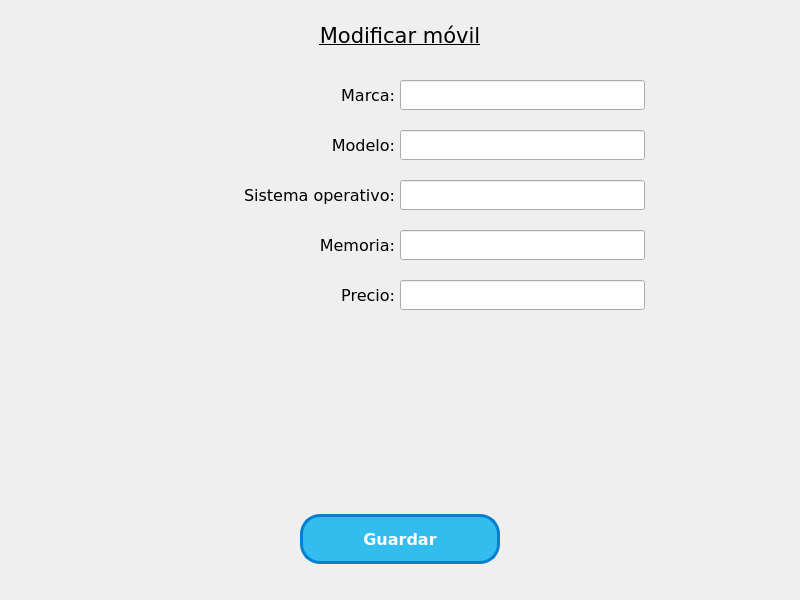
<?xml version="1.0" encoding="UTF-8"?>
<ui version="4.0">
 <class>window_update</class>
 <widget class="QMainWindow" name="window_update">
  <property name="geometry">
   <rect>
    <x>0</x>
    <y>0</y>
    <width>800</width>
    <height>600</height>
   </rect>
  </property>
  <property name="sizePolicy">
   <sizepolicy hsizetype="Preferred" vsizetype="Preferred">
    <horstretch>1</horstretch>
    <verstretch>0</verstretch>
   </sizepolicy>
  </property>
  <property name="minimumSize">
   <size>
    <width>800</width>
    <height>600</height>
   </size>
  </property>
  <property name="maximumSize">
   <size>
    <width>800</width>
    <height>600</height>
   </size>
  </property>
  <property name="font">
   <font>
    <family>Verdana</family>
    <pointsize>10</pointsize>
   </font>
  </property>
  <property name="windowTitle">
   <string>Móviles</string>
  </property>
  <property name="windowIcon">
   <iconset resource="images/images.qrc">
    <normaloff>:/icons/icon_mobile_phone.png</normaloff>:/icons/icon_mobile_phone.png</iconset>
  </property>
  <property name="iconSize">
   <size>
    <width>32</width>
    <height>32</height>
   </size>
  </property>
  <widget class="QWidget" name="centralwidget">
   <widget class="QLabel" name="lbl_title">
    <property name="geometry">
     <rect>
      <x>200</x>
      <y>10</y>
      <width>400</width>
      <height>50</height>
     </rect>
    </property>
    <property name="sizePolicy">
     <sizepolicy hsizetype="Expanding" vsizetype="Fixed">
      <horstretch>0</horstretch>
      <verstretch>0</verstretch>
     </sizepolicy>
    </property>
    <property name="font">
     <font>
      <family>Verdana</family>
      <pointsize>16</pointsize>
      <underline>true</underline>
     </font>
    </property>
    <property name="text">
     <string>Modificar móvil</string>
    </property>
    <property name="alignment">
     <set>Qt::AlignCenter</set>
    </property>
   </widget>
   <widget class="QLabel" name="lbl_model">
    <property name="geometry">
     <rect>
      <x>150</x>
      <y>130</y>
      <width>245</width>
      <height>30</height>
     </rect>
    </property>
    <property name="sizePolicy">
     <sizepolicy hsizetype="Fixed" vsizetype="Fixed">
      <horstretch>0</horstretch>
      <verstretch>0</verstretch>
     </sizepolicy>
    </property>
    <property name="font">
     <font>
      <family>Verdana</family>
      <pointsize>12</pointsize>
     </font>
    </property>
    <property name="text">
     <string>Modelo:</string>
    </property>
    <property name="alignment">
     <set>Qt::AlignRight|Qt::AlignTrailing|Qt::AlignVCenter</set>
    </property>
   </widget>
   <widget class="QLineEdit" name="txt_model">
    <property name="geometry">
     <rect>
      <x>400</x>
      <y>130</y>
      <width>245</width>
      <height>30</height>
     </rect>
    </property>
    <property name="sizePolicy">
     <sizepolicy hsizetype="Fixed" vsizetype="Fixed">
      <horstretch>0</horstretch>
      <verstretch>0</verstretch>
     </sizepolicy>
    </property>
    <property name="font">
     <font>
      <family>Verdana</family>
      <pointsize>12</pointsize>
     </font>
    </property>
   </widget>
   <widget class="QLabel" name="lbl_os">
    <property name="geometry">
     <rect>
      <x>150</x>
      <y>180</y>
      <width>245</width>
      <height>30</height>
     </rect>
    </property>
    <property name="sizePolicy">
     <sizepolicy hsizetype="Fixed" vsizetype="Fixed">
      <horstretch>0</horstretch>
      <verstretch>0</verstretch>
     </sizepolicy>
    </property>
    <property name="font">
     <font>
      <family>Verdana</family>
      <pointsize>12</pointsize>
     </font>
    </property>
    <property name="text">
     <string>Sistema operativo:</string>
    </property>
    <property name="alignment">
     <set>Qt::AlignRight|Qt::AlignTrailing|Qt::AlignVCenter</set>
    </property>
   </widget>
   <widget class="QLineEdit" name="txt_os">
    <property name="geometry">
     <rect>
      <x>400</x>
      <y>180</y>
      <width>245</width>
      <height>30</height>
     </rect>
    </property>
    <property name="sizePolicy">
     <sizepolicy hsizetype="Fixed" vsizetype="Fixed">
      <horstretch>0</horstretch>
      <verstretch>0</verstretch>
     </sizepolicy>
    </property>
    <property name="font">
     <font>
      <family>Verdana</family>
      <pointsize>12</pointsize>
     </font>
    </property>
   </widget>
   <widget class="QLabel" name="lbl_memory">
    <property name="geometry">
     <rect>
      <x>150</x>
      <y>230</y>
      <width>245</width>
      <height>30</height>
     </rect>
    </property>
    <property name="sizePolicy">
     <sizepolicy hsizetype="Fixed" vsizetype="Fixed">
      <horstretch>0</horstretch>
      <verstretch>0</verstretch>
     </sizepolicy>
    </property>
    <property name="font">
     <font>
      <pointsize>12</pointsize>
     </font>
    </property>
    <property name="text">
     <string>Memoria:</string>
    </property>
    <property name="alignment">
     <set>Qt::AlignRight|Qt::AlignTrailing|Qt::AlignVCenter</set>
    </property>
   </widget>
   <widget class="QLineEdit" name="txt_memory">
    <property name="geometry">
     <rect>
      <x>400</x>
      <y>230</y>
      <width>245</width>
      <height>30</height>
     </rect>
    </property>
    <property name="sizePolicy">
     <sizepolicy hsizetype="Fixed" vsizetype="Fixed">
      <horstretch>0</horstretch>
      <verstretch>0</verstretch>
     </sizepolicy>
    </property>
    <property name="font">
     <font>
      <pointsize>12</pointsize>
     </font>
    </property>
   </widget>
   <widget class="QLabel" name="lbl_price">
    <property name="geometry">
     <rect>
      <x>150</x>
      <y>280</y>
      <width>245</width>
      <height>30</height>
     </rect>
    </property>
    <property name="sizePolicy">
     <sizepolicy hsizetype="Fixed" vsizetype="Fixed">
      <horstretch>0</horstretch>
      <verstretch>0</verstretch>
     </sizepolicy>
    </property>
    <property name="font">
     <font>
      <pointsize>12</pointsize>
     </font>
    </property>
    <property name="text">
     <string>Precio:</string>
    </property>
    <property name="alignment">
     <set>Qt::AlignRight|Qt::AlignTrailing|Qt::AlignVCenter</set>
    </property>
   </widget>
   <widget class="QLineEdit" name="txt_price">
    <property name="geometry">
     <rect>
      <x>400</x>
      <y>280</y>
      <width>245</width>
      <height>30</height>
     </rect>
    </property>
    <property name="sizePolicy">
     <sizepolicy hsizetype="Fixed" vsizetype="Fixed">
      <horstretch>0</horstretch>
      <verstretch>0</verstretch>
     </sizepolicy>
    </property>
    <property name="font">
     <font>
      <family>Verdana</family>
      <pointsize>12</pointsize>
     </font>
    </property>
   </widget>
   <widget class="QPushButton" name="btn_save">
    <property name="geometry">
     <rect>
      <x>300</x>
      <y>514</y>
      <width>200</width>
      <height>50</height>
     </rect>
    </property>
    <property name="font">
     <font>
      <family>Verdana</family>
      <pointsize>-1</pointsize>
      <weight>75</weight>
      <bold>true</bold>
     </font>
    </property>
    <property name="styleSheet">
     <string notr="true">	background-color:#33bdef;
	border-radius:20px;
	border:3px solid #057fd0;
	color:#ffffff;
	font-family:Verdana;
	font-size:16px;
	font-weight:bold;
</string>
    </property>
    <property name="text">
     <string>Guardar</string>
    </property>
    <property name="icon">
     <iconset resource="images/images.qrc">
      <normaloff>:/icons/icon_save.png</normaloff>:/icons/icon_save.png</iconset>
    </property>
    <property name="iconSize">
     <size>
      <width>32</width>
      <height>32</height>
     </size>
    </property>
   </widget>
   <widget class="QLabel" name="lbl_brand">
    <property name="geometry">
     <rect>
      <x>150</x>
      <y>80</y>
      <width>245</width>
      <height>30</height>
     </rect>
    </property>
    <property name="sizePolicy">
     <sizepolicy hsizetype="Fixed" vsizetype="Fixed">
      <horstretch>1</horstretch>
      <verstretch>0</verstretch>
     </sizepolicy>
    </property>
    <property name="font">
     <font>
      <family>Verdana</family>
      <pointsize>12</pointsize>
     </font>
    </property>
    <property name="text">
     <string>Marca:</string>
    </property>
    <property name="alignment">
     <set>Qt::AlignRight|Qt::AlignTrailing|Qt::AlignVCenter</set>
    </property>
   </widget>
   <widget class="QLineEdit" name="txt_brand">
    <property name="geometry">
     <rect>
      <x>400</x>
      <y>80</y>
      <width>245</width>
      <height>30</height>
     </rect>
    </property>
    <property name="sizePolicy">
     <sizepolicy hsizetype="Fixed" vsizetype="Fixed">
      <horstretch>0</horstretch>
      <verstretch>0</verstretch>
     </sizepolicy>
    </property>
    <property name="font">
     <font>
      <family>Verdana</family>
      <pointsize>12</pointsize>
     </font>
    </property>
   </widget>
  </widget>
  <action name="menu_registrar">
   <property name="text">
    <string>Registrar móvil</string>
   </property>
  </action>
  <action name="menu_listar_text">
   <property name="text">
    <string>Listar móviles (TextEdit)</string>
   </property>
  </action>
  <action name="menu_salir">
   <property name="text">
    <string>Salir</string>
   </property>
  </action>
  <action name="menu_listar_list">
   <property name="text">
    <string>Listar móviles (List Widget)</string>
   </property>
  </action>
  <action name="menu_listar_table">
   <property name="text">
    <string>Listar móviles (Table Widget)</string>
   </property>
  </action>
 </widget>
 <resources>
  <include location="images/images.qrc"/>
 </resources>
 <connections/>
 <designerdata>
  <property name="gridDeltaX">
   <number>10</number>
  </property>
  <property name="gridDeltaY">
   <number>10</number>
  </property>
  <property name="gridSnapX">
   <bool>true</bool>
  </property>
  <property name="gridSnapY">
   <bool>true</bool>
  </property>
  <property name="gridVisible">
   <bool>true</bool>
  </property>
 </designerdata>
</ui>
